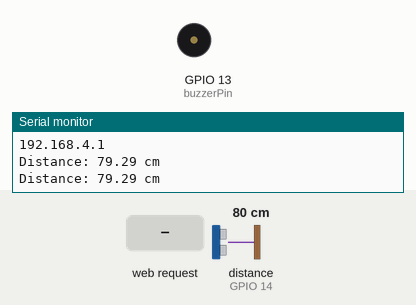
Simulated run of this sketch. Board: ESP8266 (NodeMCU). Parts: buzzer (waves = sounding, pin HIGH), the last lines printed to the serial monitor. Wiring (inferred from the names in the program): ultrasonic range finder: trigger GPIO 12; echo GPIO 14. The inputs (shaded band) are chosen by the test bench; at power-on: distance to the obstacle (sensor on GPIO 14) 80 cm. The echo pulse lasts 58.3 µs per cm; pins used as bus, display or sensor lines are not drawn.

Above: at 1.8 s.
1.9 s: distance to the obstacle (sensor on GPIO 14) set to 7 cm
3.4 s: distance to the obstacle (sensor on GPIO 14) set to 4 cm
At 4.9 s:
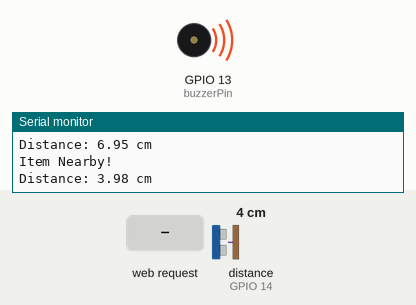
7.5 s: HTTP request GET /update?range=1 received
At 9.2 s:
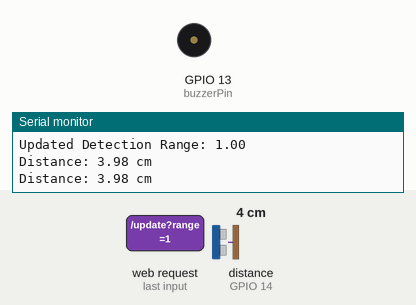
9.5 s: HTTP request GET /update?range=120 received
At 10.9 s:
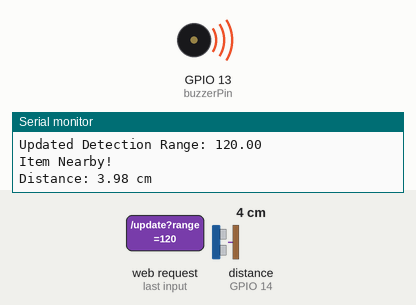
11.5 s: distance to the obstacle (sensor on GPIO 14) set to 116 cm
13.2 s: distance to the obstacle (sensor on GPIO 14) set to 127 cm
At 14.8 s:
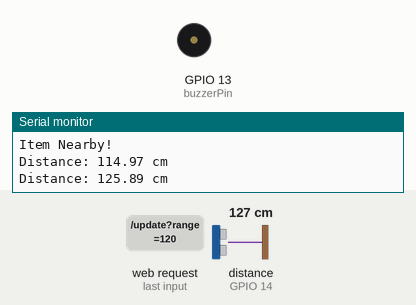
Timing chart, 0 to 16.3 s (numbered marks = the images above; inputs shaded):
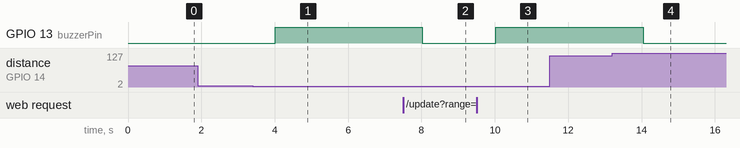

The sketch:

287944Asg01USBuzzer.ino
```cpp
#include <Arduino.h> // Arduino core library
#include <ESP8266WiFi.h> // ESP8266 WiFi library
#include <ESP8266WebServer.h> // ESP8266 WebServer library

ESP8266WebServer server(80); // Create a WebServer object listening on port 80

const char* ssidap = "Obstacle Detector WiFi"; // Set the access point SSID
const char* passap = ""; // Set the access point password

const int echoPin = 14; // Echo pin connected to GPIO14 (D5)
const int trigPin = 12; // Trigger pin connected to GPIO12 (D6)
const int buzzerPin = 13; // Buzzer connected to GPIO13 (D7)

// Define the speed of sound in cm/uS
#define SOUND_VELOCITY 0.034

long duration; //  Duration of the sound wave travel time
float distanceCm; // Calculated distance in cm
float updatedRangeValue = 5; // Default detection range

void setup() {
  Serial.begin(115200); // Start serial communication at 115200 baud rate

  WiFi.mode(WIFI_AP); // Set WiFi mode to access point
  WiFi.softAP(ssidap, passap); // Set SSID and password for the access point
  Serial.println("Connect to WiFi"); // Print message
  Serial.println("WiFi name: Obstacle Detector WiFi"); // Print access point SSID
  Serial.println(WiFi.softAPIP()); // Print access point IP address

  createWebServer(); // Create web server routes
  server.begin(); // Start web server

  pinMode(echoPin, INPUT); // Set the echoPin as an Input
  pinMode(trigPin, OUTPUT); // Set the trigPin as an Output
  pinMode(buzzerPin, OUTPUT); // Set the buzzerPin as an Output
}

void loop() {
  server.handleClient(); // Handle web server requests

  digitalWrite(trigPin, LOW); // Clear the trigPin
  delayMicroseconds(2); // Delay for stability
  digitalWrite(trigPin, HIGH); // Set the trigPin on HIGH state for 10 microseconds
  delayMicroseconds(10);
  digitalWrite(trigPin, LOW); // Reset the trigPin

  duration = pulseIn(echoPin, HIGH); // Read the echoPin to get the sound wave travel time

  distanceCm = duration * SOUND_VELOCITY / 2; // Calculate the distance

  if (distanceCm < updatedRangeValue) { // Check if the distance is less than the updated range value
    Serial.println("Item Nearby!"); // Print message
    digitalWrite(buzzerPin, HIGH); // Turn on the buzzer
  } else {
    digitalWrite(buzzerPin, LOW); // Turn off the buzzer
  }

  Serial.print("Distance: "); // Print message
  Serial.print(distanceCm); // Print distance
  Serial.println(" cm"); // Print units
  Serial.println(""); // Print blank line

  delay(1000); // Delay to avoid excessive triggering and noise
}

void createWebServer() { // Declare function
  server.on("/", HTTP_GET, []() { // Define route for root page
    String content = "<!DOCTYPE html><html><head><title>Obstacle Detector System</title>";
    content += "<script>";
    content += "function updateDistance() {";
    content += "  var xhttp = new XMLHttpRequest();";
    content += "  xhttp.onreadystatechange = function() {";
    content += "    if (this.readyState == 4 && this.status == 200) {";
    content += "      var distance = parseFloat(this.responseText);";
    content += "      document.getElementById('distance').innerText = distance;";
    content += "      if (distance < " + String(updatedRangeValue) + ") {";
    content += "        document.getElementById('alert').innerText = 'Item Nearby! Detected within " + String(updatedRangeValue) + "';";
    content += "      } else {";
    content += "        document.getElementById('alert').innerText = '';";
    content += "      }";
    content += "    }";
    content += "  };";
    content += "  xhttp.open('GET', '/distance', true);";
    content += "  xhttp.send();";
    content += "}";
    content += "setInterval(updateDistance, 1000);"; // Update every second
    content += "</script></head><body style='background-color: #f0f0f0;'>";
    content += "<div style='text-align: center; margin-top: 50px;'>";
    content += "<h1 style='color: #333;'>Obstacle Detection System</h1>";
    content += "<p style='color: #666;'>Detection Range (cm): <span style='color: #f00; font-weight: bold;'>" + String(updatedRangeValue) + "</span></p>";
    content += "<p style='color: #666;'>Distance (cm): <span id='distance' style='color: #00f; font-weight: bold;'>Updating...</span></p>";
    content += "<p id='alert' style='color: #f00; font-weight: bold;'></p>";
    content += "<form action='/update' method='GET'>";
    content += "<label for='range' style='color: #333;'>Detection Range (cm):</label><br>";
    content += "<input type='number' id='range' name='range' min='1' max='400' value='" + String(updatedRangeValue) + "'><br>";
    content += "<input type='submit' value='Update Settings'>";
    content += "</form>";
    content += "</div>";
    content += "</body></html>";


   server.send(200, "text/html", content); // Send HTTP response with status code 200, content type text/html, and the provided content

  });

server.on("/update", HTTP_GET, []() { // Define route "/update" for HTTP GET requests with a lambda function
    String range = server.arg("range"); // Get the value of the "range" parameter from the request URL

    // Convert range to float and update global variable if needed
    float newRange = range.toFloat(); // Convert string to float
    if (newRange > 0 && newRange <= 400) { // Check if the new range value is within the valid range
      updatedRangeValue = newRange; // Update the global variable with the new range value
      Serial.print("Updated Detection Range: "); // Print message to Serial Monitor
      Serial.println(updatedRangeValue); // Print the updated detection range value
    } else {
      Serial.println("Invalid range value. Please enter a value between 1 and 400."); // Print error message to Serial Monitor
    }

    // Redirect back to the main page with updated settings
    server.sendHeader("Location", "/"); // Set the location header to the root ("/") URL
    server.send(303); // Send HTTP response with status code 303 (See Other) for redirect
  });

  server.on("/distance", HTTP_GET, []() { // Define route "/distance" for HTTP GET requests with a lambda function
    // Respond with the current distance value
    server.send(200, "text/plain", String(distanceCm)); // Send HTTP response with status code 200, content type text/plain, and the current distance value
  });
}
```

Measured:
- the behaviour switches between 6 and 5 cm on distance to the obstacle (sensor on GPIO 14) (found by bisection; images 0 and 1)
- the behaviour switches between 121 and 122 cm on distance to the obstacle (sensor on GPIO 14) (found by bisection; images 3 and 4)
- after the input at 3.4 s, GPIO 13 (buzzerPin): LOW → HIGH after 0.61 s
- after the input at 7.5 s, GPIO 13 (buzzerPin): HIGH → LOW after 0.52 s
- after the input at 9.5 s, GPIO 13 (buzzerPin): LOW → HIGH after 0.52 s
- after the input at 13.2 s, GPIO 13 (buzzerPin): HIGH → LOW after 0.85 s
